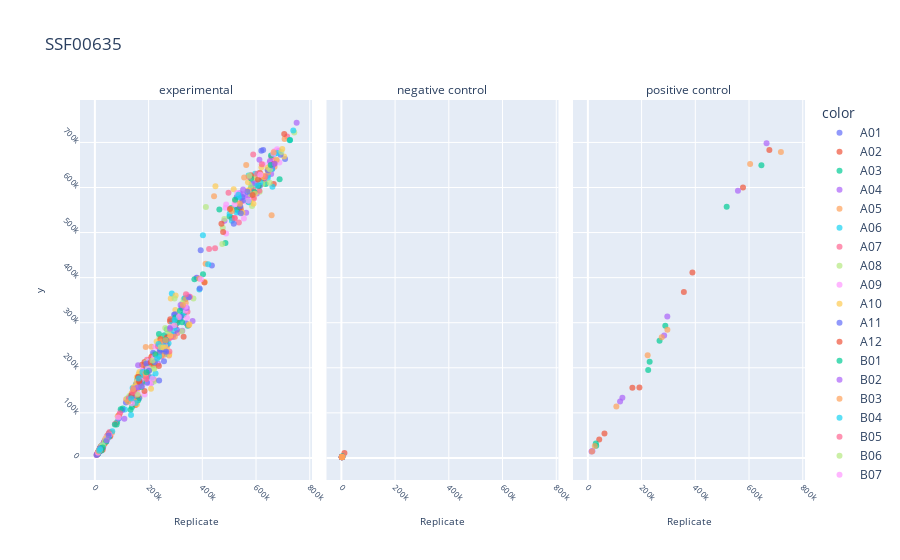

Source (notebook cell):
### Code cell
line = px.scatter(x=main_alpha, y=rep_alpha, facet_col=sample_type, opacity=0.7, color=well_id, title=proj_name)
# line.update_traces(mode="lines+markers")
line.update_layout(xaxis_title="Main")
# line.add_shape(type='line',
#                 x0=0,
#                 y0=200000,
#                 x1=1000000,
#                 y1=200000,
#                 line=dict(color='Red',),
# )
line.update_xaxes(title="Replicate", tickangle=45, tickfont=dict(size=8), title_font=dict(size=10))
line.update_yaxes(tickangle=45, tickfont=dict(size=8), title_font=dict(size=10))
# line.update_traces(line=dict(width=0.8))
line.for_each_annotation(lambda a: a.update(text=a.text.split("=")[-1]))
